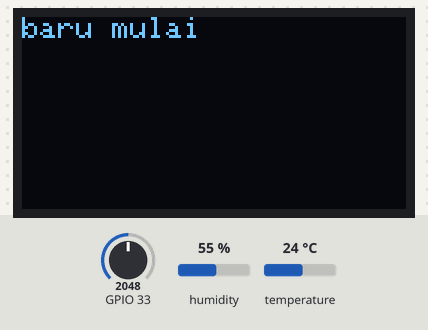
Bench run of a sketch on a simulated ESP32. On the bench: 128×64 one-colour display. Inputs (shaded band) come from the test bench; at power-on: humidity 55 %, GPIO 33 = 2048, temperature 24 °C. WiFi joins after 1.5 s; servers stay silent unless stated; the local clock reads 2024-03-15 10:24:30 at power-on unless the sketch sets it; what the sketch prints to the serial monitor is not drawn.

Above: at 3.0 s.
3.1 s: humidity set to 42 %
13.3 s: humidity set to 39 %
At 22.3 s:
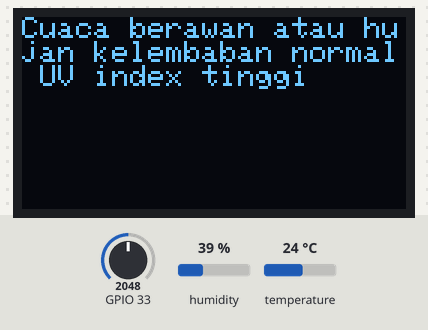
23.3 s: GPIO 33 set to 2866
At 32.3 s:
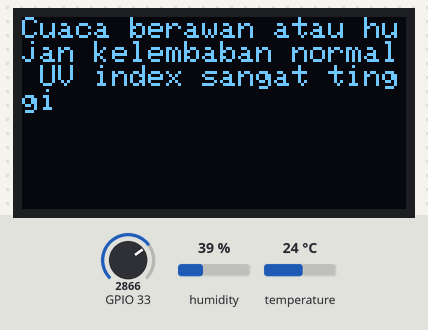
33.3 s: temperature set to 21 °C
43.0 s: temperature set to 18 °C
At 52.4 s:
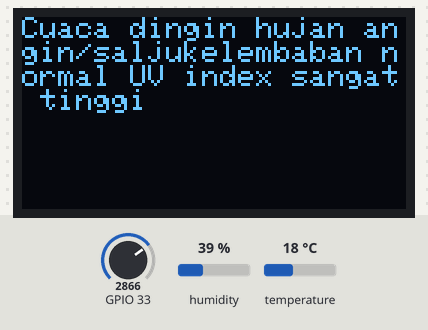
53.3 s: GPIO 33 set to 2047
At 62.4 s:
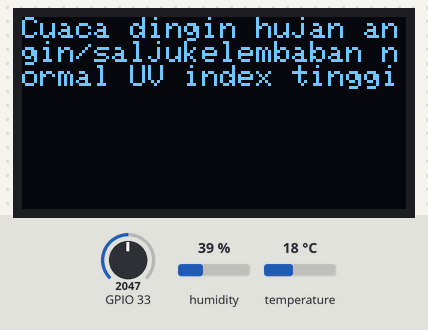
Timing chart, 0 to 63.9 s (numbered marks = the images above; inputs shaded):
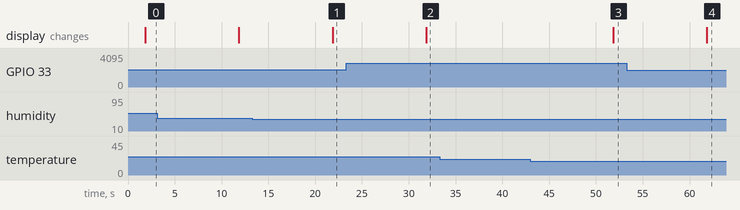

Measured:
- the behaviour switches between 41 and 40 % on humidity (found by bisection; images 0 and 1)
- the behaviour switches between 20 and 19 °C on temperature (found by bisection; images 2 and 3)
- after the input at 13.3 s, the display: changes after 8.6 s (image 1)
- after the input at 23.3 s, the display: changes after 8.6 s (image 2)
- after the input at 33.3 s, every drawn part: stays the same
- after the input at 43.0 s, the display: changes after 8.9 s (image 3)
- after the input at 53.3 s, the display: changes after 8.6 s (image 4)

The sketch:

IOT_TA_attempt2.ino
```cpp
//Tech Trends Shameer
#define BLYNK_TEMPLATE_ID "TMPL6i70XbIpR"
#define BLYNK_TEMPLATE_NAME "weather app"
#define BLYNK_AUTH_TOKEN "YGaAExpZNK4XitXtFJ72AuqBVOcrc4bb"

#define BLYNK_PRINT Serial
#include <HardwareSerial.h>
#include <AsyncTCP.h>
#include <SPIFFS.h>
#include <ESPAsyncWebServer.h>
#include <WiFi.h>
#include <BlynkSimpleEsp32.h>
#include <DHT.h>
#include <Adafruit_GFX.h>
#include <Adafruit_SSD1306.h>
#include <Wire.h>
#include <time.h>

#define OLED_RESET 4
Adafruit_SSD1306 display(OLED_RESET);

char auth[] = BLYNK_AUTH_TOKEN;
char ssid[] = "ubnt 24";  // Type your WiFi name
char pass[] = "88118811";  // Type your WiFi password

BlynkTimer timer;
AsyncWebServer server(80);

#define DHTPIN 27 // Connect Out pin to GPIO 27 on ESP32
#define DHTTYPE DHT11
DHT dht(DHTPIN, DHTTYPE);

#define MAX_READINGS 100

struct SensorData {
  float temperature;
  float humidity;
  float uvIndex;
  String timestamp;
  String weather;
};

SensorData readings[MAX_READINGS];
int currentReadingIndex = 0;

// NTP server to get time
const char* ntpServer = "pool.ntp.org";
const long gmtOffset_sec = 0; // Set your timezone offset in seconds
const int daylightOffset_sec = 3600; // Set daylight offset if applicable

void printLocalTime() {
  struct tm timeinfo;
  if (!getLocalTime(&timeinfo)) {
    Serial.println("Failed to obtain time");
    return;
  }
  Serial.println(&timeinfo, "%A, %B %d %Y %H:%M:%S");
}

String getTime() {
  struct tm timeinfo;
  if (!getLocalTime(&timeinfo)) {
    Serial.println("Failed to obtain time");
    return "";
  }
  char timeStringBuff[50];
  strftime(timeStringBuff, sizeof(timeStringBuff), "%Y-%m-%d %H:%M:%S", &timeinfo);
  return String(timeStringBuff);
}

String determineWeather(float temp, float hum, float uv) {
  String weather = "";

  if (temp >= 0 && temp < 20) {
    weather += "Cuaca dingin hujan angin/salju";
  } else if (temp >= 20 && temp < 30) {
    weather += "Cuaca berawan atau hujan ";
  } else if (temp >= 30 && temp < 36) {
    weather += "Cuaca cerah";
  } else {
    weather += "Cuaca panas tinggi ";
  }

  if (hum >= 0 && hum < 30) {
    weather += "kelembaban rendah ";
  } else if (hum >= 30 && hum < 41) {
    weather += "kelembaban normal ";
  } else {
    weather += "kelembaban tinggi ";
  }

  if (uv >= 0 && uv < 2.01) {
    weather += "UV index rendah";
  } else if (uv >= 2.01 && uv < 5.01) {
    weather += "UV index sedang";
  } else if (uv >= 5.01 && uv < 7.01) {
    weather += "UV index lumayan tinggi";
  } else if (uv >= 7.01 && uv < 10.1) {
    weather += "UV index tinggi";
  } else {
    weather += "UV index sangat tinggi";
  }
  return weather;
}

void sendSensor() {
  int sensorValue = analogRead(33);
  float voltage = sensorValue / 1024.0 * 5.0;  // Corrected for ESP32
  float uvIndex = voltage;

  float humidity = dht.readHumidity();
  float temperature = dht.readTemperature(); // or dht.readTemperature(true) for Fahrenheit

  if (isnan(humidity) || isnan(temperature)) {
    Serial.println("Failed to read from DHT sensor!");
    return;
  }

  // Store the new sensor reading
  readings[currentReadingIndex].temperature = temperature;
  readings[currentReadingIndex].humidity = humidity;
  readings[currentReadingIndex].uvIndex = uvIndex;
  readings[currentReadingIndex].timestamp = getTime();
  readings[currentReadingIndex].weather = determineWeather(temperature, humidity, uvIndex);
  currentReadingIndex = (currentReadingIndex + 1) % MAX_READINGS;

  cuaca(temperature, humidity, uvIndex);

  // You can send any value at any time.
  // Please don't send more than 10 values per second.
  Blynk.virtualWrite(V0, temperature);
  Blynk.virtualWrite(V1, humidity);
  Blynk.virtualWrite(V2, uvIndex);
  Serial.print("Temperature: ");
  Serial.print(temperature);
  Serial.print("    Humidity: ");
  Serial.println(humidity);
  Serial.print("UV: ");
  Serial.println(uvIndex, 2); // Print UV index with two decimal places
}

void cuaca(float temp, float hum, float uv) {
  String weather = determineWeather(temp, hum, uv);

  // Print the determined weather condition
  Serial.print("Kondisi cuaca: ");
  Serial.println(weather);
  hasilserial(weather); // Assuming hasilserial is defined elsewhere
}

void hasilserial(String j1) {
  display.clearDisplay();
  display.setCursor(0, 0);
  display.setTextSize(1);  // Set a readable font size
  display.setTextColor(SSD1306_WHITE);
  display.println(j1);
  display.display();
  // delay(5000);  // Add a delay of 5 seconds
}

void setup() {
  Serial.begin(115200);
  WiFi.begin(ssid, pass);
  while (WiFi.status() != WL_CONNECTED){
      delay(500);
      Serial.print(".");
  }
  Serial.println("");
  Serial.println("WiFi connected");
  Serial.println("IP address: ");
  Serial.println(WiFi.localIP());

  Blynk.begin(auth, ssid, pass);
  dht.begin();
  timer.setInterval(10000L, sendSensor);  // Corrected the interval to 10000ms (10 seconds)
  Wire.begin();
  if (!display.begin(SSD1306_SWITCHCAPVCC, 0x3C)) { // Address 0x3C for 128x64
    Serial.println(F("SSD1306 allocation failed"));
    for (;;); // Don't proceed, loop forever
  }
  display.clearDisplay();
  display.setTextColor(SSD1306_WHITE);
  display.setTextSize(1);  // Set the font size
  display.setCursor(0, 0);  // Set the cursor coordinates
  display.println("baru mulai");
  display.display();

  // Setup NTP
  configTime(gmtOffset_sec, daylightOffset_sec, ntpServer);
  printLocalTime();

  // Setup AsyncWebServer
  server.on("/sensor", HTTP_GET, [](AsyncWebServerRequest *request){
    String json = "[";
    bool first = true;
    for (int i = 0; i < MAX_READINGS; i++) {
      int index = (currentReadingIndex + i) % MAX_READINGS;
      if (readings[index].temperature == 0 && readings[index].humidity == 0 && readings[index].uvIndex == 0) continue; // Skip uninitialized entries
      if (!first) json += ",";
      first = false;
      json += "{\"temperature\":" + String(readings[index].temperature) +
              ",\"humidity\":" + String(readings[index].humidity) +
              ",\"uvIndex\":" + String(readings[index].uvIndex) +
              ",\"timestamp\":\"" + readings[index].timestamp + "\"" +
              ",\"weather\":\"" + readings[index].weather + "\"}";
    }
    json += "]";
    request->send(200, "application/json", json);
  });

  server.begin();
}

void loop() {
  Blynk.run();
  timer.run();
}
```
